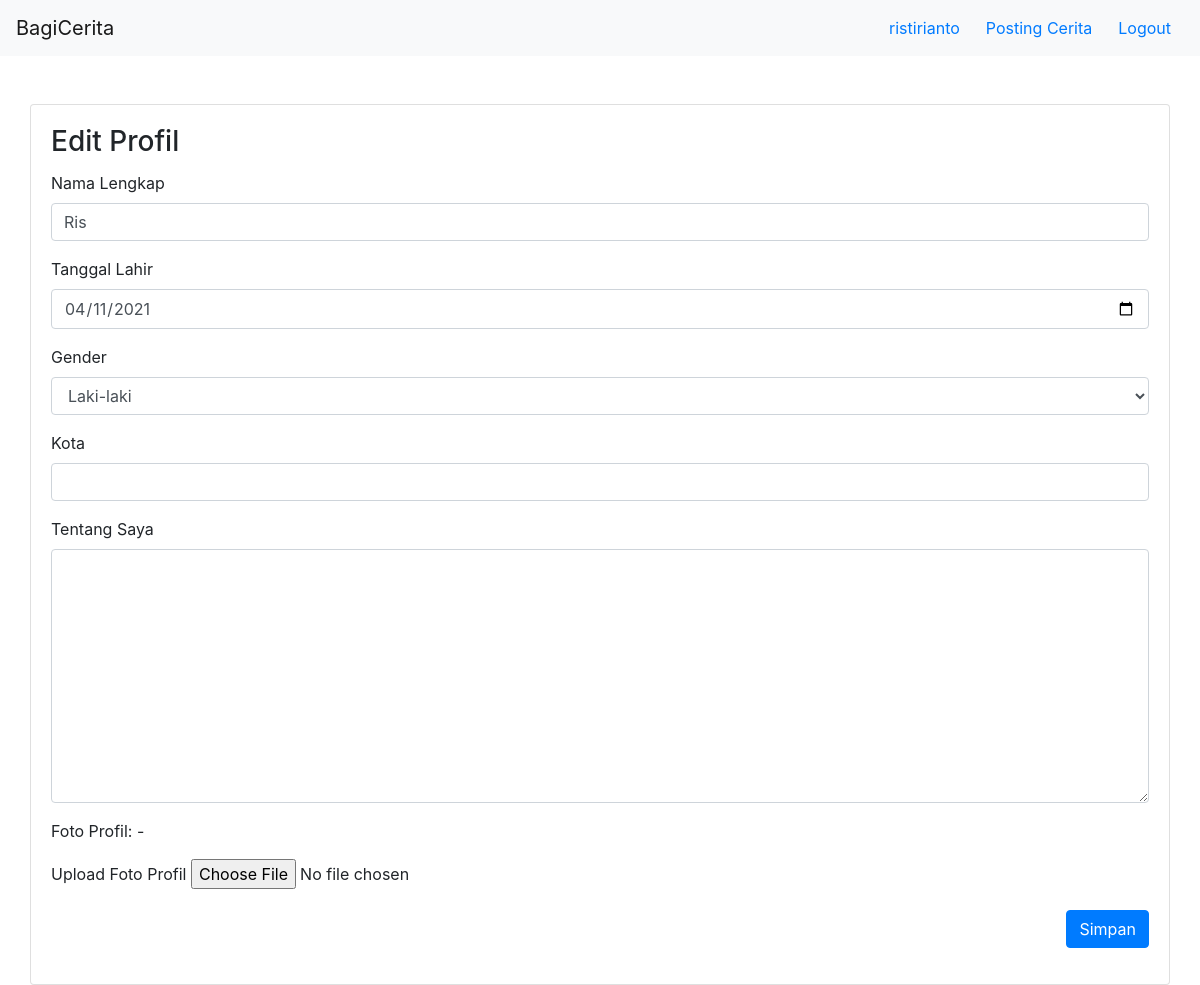
The app's page /user/ristirianto/profile/edit (signed in), older data.
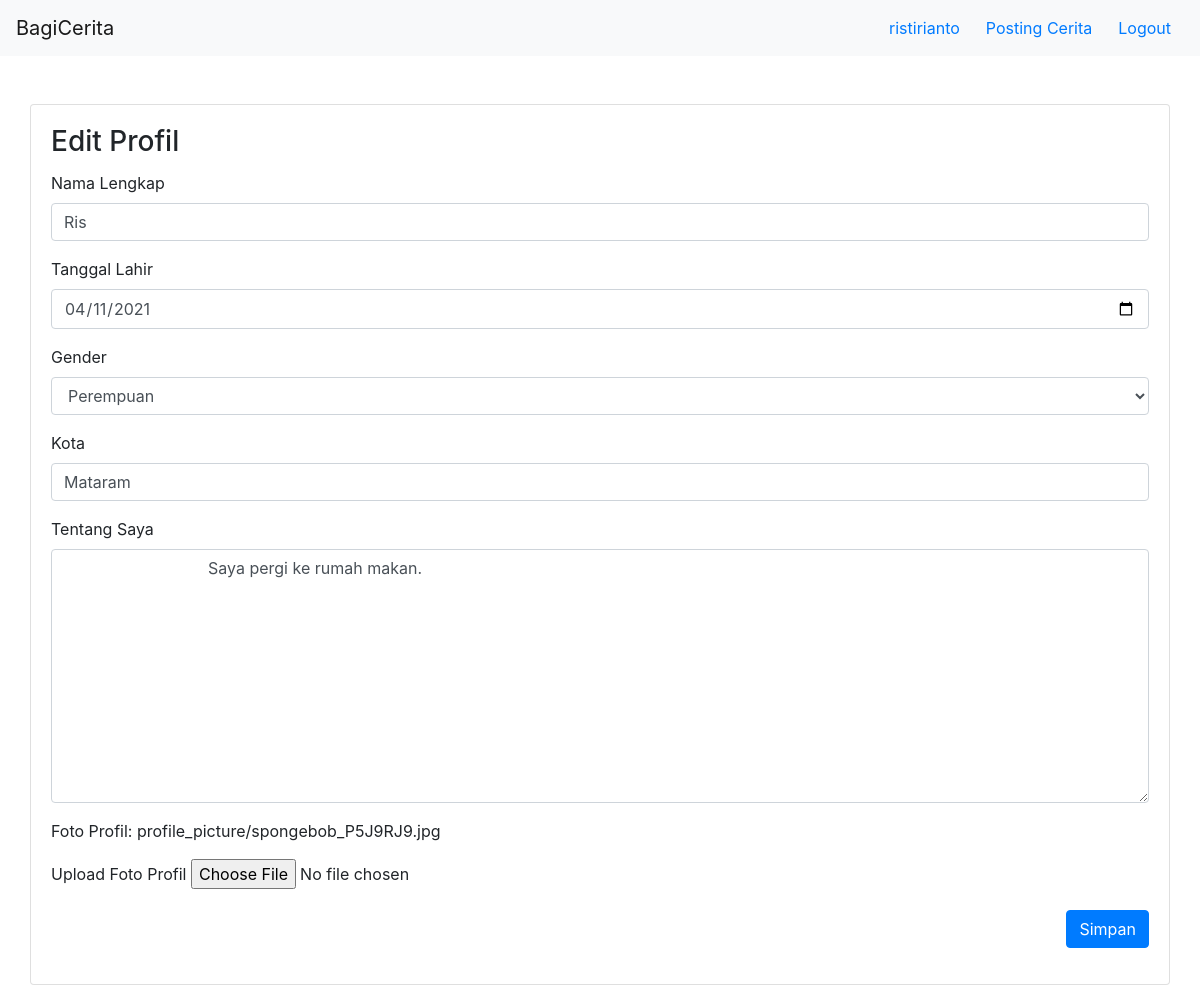
The same page, newer data.
### user/models.py (models this page shows, shortened)
class Profile(models.Model):
    user = models.OneToOneField(User, on_delete=models.CASCADE)
    nama_lengkap = models.CharField(max_length=30, blank=True)
    tanggal_lahir = models.DateField(null=True, blank=True)
    kota = models.CharField(max_length=30, blank=True)
    tentang_saya = models.TextField(blank=True)
    profile_picture = models.ImageField(upload_to='profile_picture',blank=True)
    Laki = 'L'
    Perempuan = 'P'
    GENDER_CHOICES = [
        (Laki, 'Laki-laki'),
        (Perempuan, 'Perempuan'),
    ]
    gender = models.CharField(max_length=30,blank=True, choices=GENDER_CHOICES)

### user/views.py (the view, shortened to what this page needs)
# urls.py: path('<str:username>/profile/edit',edit_user_profile_view,name="edit_user_profile"),
def edit_user_profile_view(request,username):
    context = {
        "username":username,
        "nama_lengkap":"",
        "tanggal_lahir":"",
        "gender":"",
        "kota":"",
        "tentang_saya":"",
        "profile_picture":"-"
    }
    try:
        profile = request.user.profile
        context['nama_lengkap'] = profile.nama_lengkap
        context['tanggal_lahir'] = profile.tanggal_lahir
        context['gender'] = profile.gender
        context['kota'] = profile.kota
        context['tentang_saya']=profile.tentang_saya
        if(profile.profile_picture):
            context['profile_picture'] = profile.profile_picture
    except Profile.DoesNotExist:
        pass
    print("context: "+str(context))
    return render(request,"user/edit_user_profile.html",context)

### bagicerita/context_processor.py (called while the page is built)
def get_auth_form(request):
    registerForm = UserCreationForm()
    return{
        'register_form':registerForm
    }

def check_if_logged_in(request):
    if request.user.is_authenticated:
        return{
            'logged_in':True,
            'username':request.user.username
        }
    else:
        return {
            'logged_in':False
        }

### templates/user/edit_user_profile.html (shortened to what this page needs)
{% extends 'base.html' %}
{% load story_tags %}
{% block content %}
    {% include 'navbar.html' %}
    <div class="container">
        <div class="row mt-5">
            <div class="card" style="width: 100%">
                <div class="card-body">
                    <h3 class="card-title">Edit Profil</h3>
                    <form method="POST" enctype="multipart/form-data">
                        <div class="form-group">
                          <label for="nama-lengkap">Nama Lengkap</label>
                          <input type="text" value = "{{nama_lengkap}}" name="nama-lengkap" class="form-control" id="nama-lengkap"/>
                        </div>
                        <div class="form-group">
                          <label for="tanggal-lahir">Tanggal Lahir</label>
                          <input type="date" value="{{tanggal_lahir|date:'Y-m-d'}}" class="form-control" id="tanggal-lahir" name="tanggal-lahir"/>
                        </div>
                        <div class="form-group">
                            <label for="gender">Gender</label>
                            <select class="form-control" id="gender" name="gender">
                                {% if gender == "L" %}
                                    <option value="L" selected>Laki-laki</option>
                                    <option value="P">Perempuan</option>
                                {% elif gender == "P" %}
                                    <option value="P" selected>Perempuan</option>
                                {%else %}
                                    <option value="L" selected>Laki-laki</option>
                                {% endif %}
                            </select>
                        </div>
                        <div class="form-group">
                            <label for="kota">Kota</label>
                            <input type="text" value="{{kota}}" name="kota" class="form-control" id="kota"/>
                        </div>
                        <div class="form-group">
                            <label for="tentang-saya">Tentang Saya</label>
                            <textarea class="form-control" name="tentang-saya" id="exampleFormControlTextarea1" rows="10">
                                {{tentang_saya}}
                            </textarea>
                        </div>
                        <div class="form-group">
                            <p>Foto Profil: {{profile_picture}}</p>
                            <label for="profile-picture">Upload Foto Profil</label>
                            <input type="file" name="profile-picture" id="profile-picture">
                        </div>
                        <div class="form-group" style="text-align: right;">
                            <button type="submit" class="btn btn-primary">Simpan</button>
                          </div>
                      </form>
                </div>
            </div>
        </div>
    </div>
{% endblock %}

Row changes from the older to the newer data that the page shows:
changed Profile "Ris": kota (not shown) → "Mataram"; tentang-saya (not shown) → "Saya pergi ke rumah makan."; profile_picture (not shown) → "profile_picture/spongebob_P5J9RJ9.jpg"
Text that changed along with them:
form field gender: "Laki-laki" → "Perempuan"
{{ profile_picture }}: "-" → (not shown)
